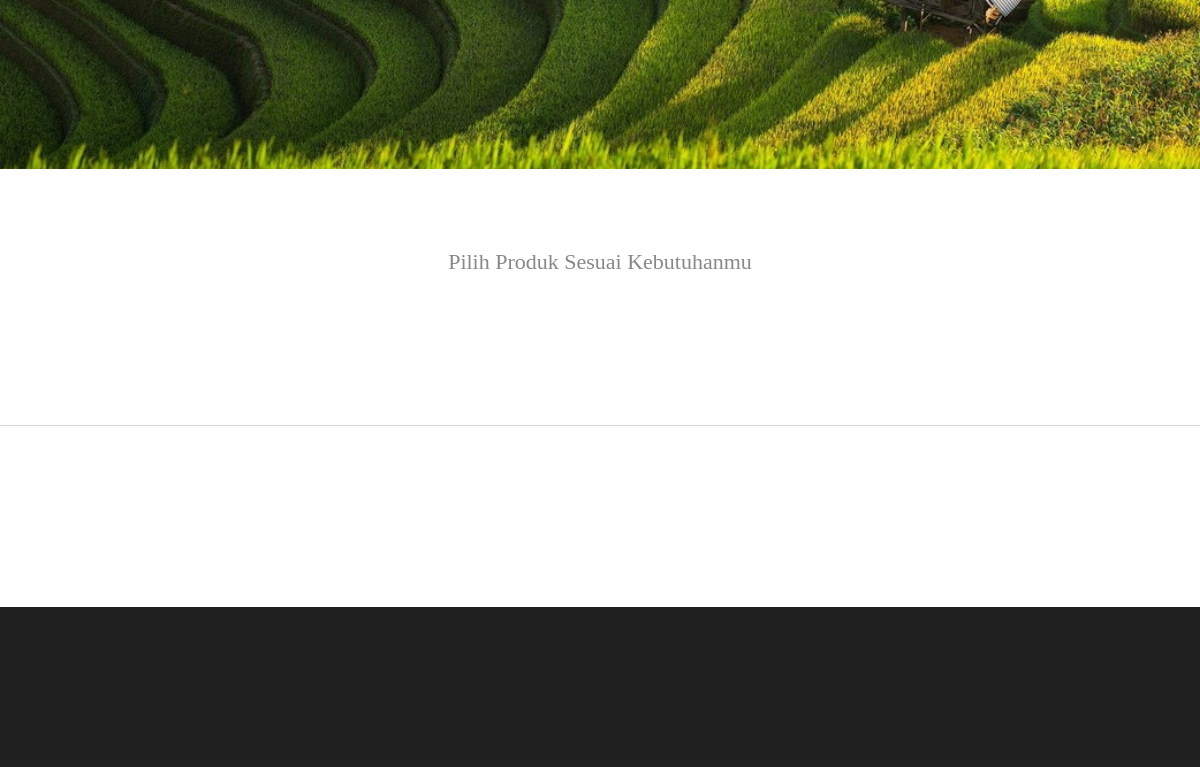
Before: / (lower part) with the older database file.
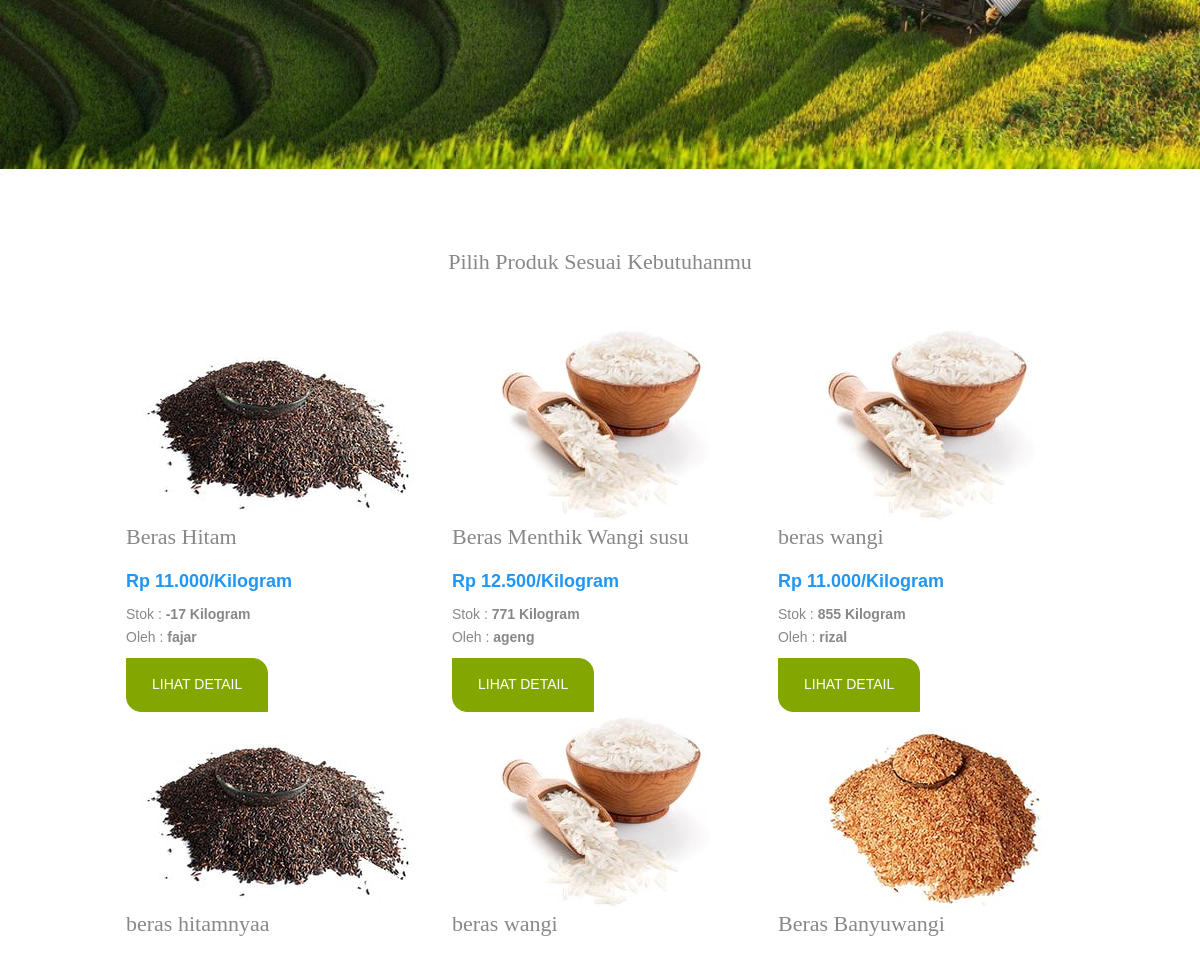
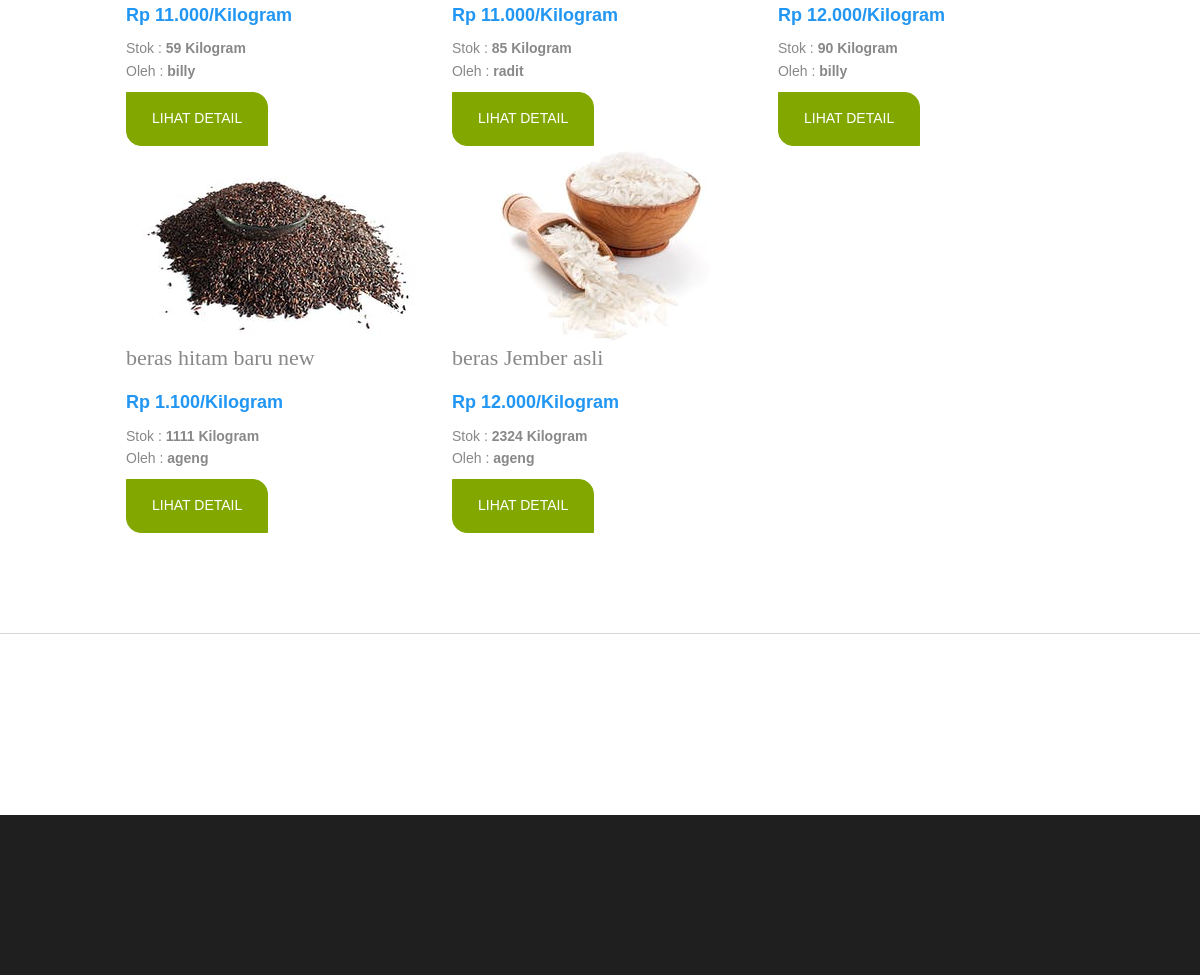
After: the same page with the newer database file (2 pictures, top to bottom).
### tables this page shows
CREATE TABLE `produk` (
  `id_produk` int(11) NOT NULL,
  `id_user` int(11) NOT NULL,
  `nama_produk` varchar(50) NOT NULL,
  `jumlah_stok` int(11) NOT NULL,
  `harga` double NOT NULL,
  `foto_produk` varchar(255) NOT NULL,
  `deskripsi` text NOT NULL,
  `status` varchar(25) NOT NULL
);

### controllers/c_home.php (called while the page is built, shortened)
<?php
Class HomeController{
	public function home(){
		$posts=Produk::showAllProduk();
		require_once("views/pages/homeAwal.php");
	}
}
?>

### routes.php (called while the page is built, shortened)
<?php
function call($controller, $action){
	switch ($controller) {
		case 'home':
		$controller=new HomeController();
		require_once('models/m_produk.php');
		break;
	}
	$controller->{ $action }();
}
call($controller,$action);
?>

### index.php (called while the page is built, shortened)
<?php
require_once('views/layout.php');
?>

### models/m_produk.php (called while the page is built, shortened)
<?php
Class Produk{
	public static function showAllProduk(){
		$list=[];
		$db = DB::getInstance();
		$req = $db->query("SELECT *
			FROM produk p join users u
			ON p.id_user=u.id_user where p.status='Terverifikasi'");
foreach ($req as $item) {
	$list[]=array(
		'id_produk'=>$item['id_produk'],
		'nama_produk'=>$item['nama_produk'],
		'id_user'=>$item['id_user'],
		'jumlah_stok'=>$item['jumlah_stok'],
		'harga'=>$item['harga'],
		'foto_produk'=>$item['foto_produk'],
		'deskripsi'=>$item['deskripsi'],
		'penjual'=>$item['nama']
		);
}
if (isset($list)) {
	return $list;
} else {
	return null;
}
}
}
?>

### views/pages/homeAwal.php (the view, shortened to what this page needs)
<!DOCTYPE html>
<html>
<head>
<link href="resources/styles/layout.css" rel="stylesheet" type="text/css" media="all">
</head>
<body id="top">
<div class="bgded" style="background-image:url('resources/img/sawah.jpeg.jpg');">
  <div id="pageintro" class="hoc clear">
</div>
</div>
<div class="wrapper row3">
  <main class="hoc container clear">
    <div class="center btmspace-50">
      <h2 class="heading">Pilih Produk Sesuai Kebutuhanmu</h2>
    </div>
    <?php foreach ($posts as $item){?>
			<div class="col-md-4" id="card">
					<div class="card" style="width: 25rem;">
						<img class="card-img-top" src="foto_produk/<?php echo $item['foto_produk'] ?>" alt="Card image cap">
						<div class="card-block">
							<h4 class="card-title"><?php echo $item['nama_produk'] ?></h4>
							<p class="card-text">
								<font size="4" color="#2196F3"><b><p> <?php echo "Rp ". number_format($item['harga'],0,".",".")."/Kilogram"; ?></p></b></font>
							</p>
							<p class="card-text">
								Stok : <b><?php echo $item['jumlah_stok']." "; ?>Kilogram</b> <br>
								Oleh : <b><?php echo $item['penjual']; ?></b>
							</p>
							<a href="?controller=produk&action=detailProduk&id_produk=<?php echo $item['id_produk']; ?>" class="btn btn-primary">Lihat Detail</a>
						</div>
					</div>
				</div>
				<?php } ?>
  </main>
</div>
<hr>
<div class="container" >
		</div>
  <div class="wrapper row4">
  <footer id="footer" class="hoc clear">
  </footer>
</div>
</body>
</html>

Changed rows visible on the page:
now on this page (row edited): produk: foto_produk (picture), nama_produk "Beras Hitam", harga "11.000", jumlah_stok "-17", penjual "fajar"
now on this page (row edited): produk: foto_produk (picture), nama_produk "Beras Menthik Wangi susu", harga "12.500", jumlah_stok "771", penjual "ageng"
now on this page (row edited): produk: foto_produk (picture), nama_produk "beras wangi", harga "11.000", jumlah_stok "855", penjual "rizal"
now on this page (row edited): produk: foto_produk (picture), nama_produk "beras hitamnyaa", harga "11.000", jumlah_stok "59", penjual "billy"
now on this page (row edited): produk: foto_produk (picture), nama_produk "beras wangi", harga "11.000", jumlah_stok "85", penjual "radit"
now on this page (row edited): produk: foto_produk (picture), nama_produk "Beras Banyuwangi", harga "12.000", jumlah_stok "90", penjual "billy"
added produk: foto_produk (picture), nama_produk "beras hitam baru new", harga "1.100", jumlah_stok "1111", penjual "ageng"
added produk: foto_produk (picture), nama_produk "beras Jember asli", harga "12.000", jumlah_stok "2324", penjual "ageng"
